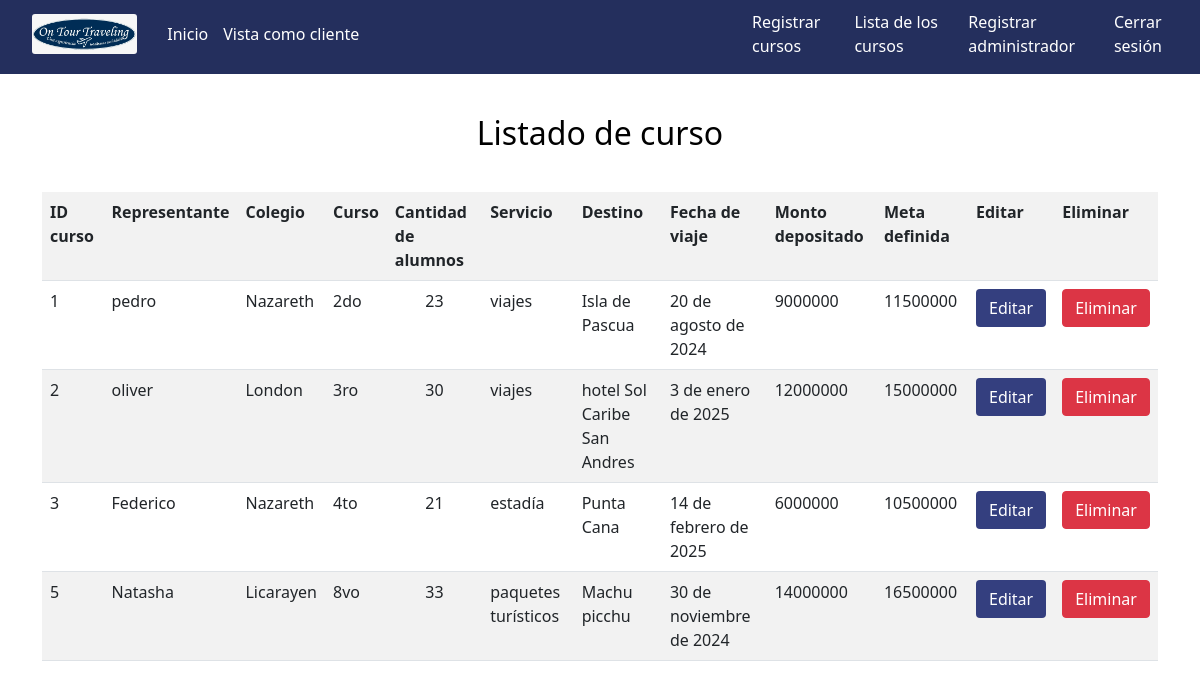
Page /list_course/ (signed in) on the committed database.
### app_on_tour/models.py (models this page shows)
class Curso(models.Model):
    colegio = models.CharField(max_length=100)
    nivel_curso = models.CharField(max_length=100)
    cantidad_alumnos = models.IntegerField()
    servicio = models.CharField(max_length=100)
    destino = models.CharField(max_length=100)
    fecha_viaje = models.DateField()
    monto_depositado = models.IntegerField()
    meta_monto = models.IntegerField()
    id_cliente = models.ForeignKey(User,on_delete=models.CASCADE)

### app_on_tour/views.py (the view)
# urls.py: path('list_course/', views.list_course, name='list_course'),
def list_course(request):
    cursos = { 'cursos': Curso.objects.all() }
    return render(request, 'admin/list_course.html', cursos)

### app_on_tour/templates/admin/list_course.html
{% extends "admin/base_admin.html" %}
{% block content %}
    <h2 class="h2-course">Listado de curso</h2>
    <table class="table table-striped table-hover">
            <tr>
                <th>ID curso</th>
                <th>Representante</th>
                <th>Colegio</th>
                <th>Curso</th>
                <th>Cantidad de alumnos</th>
                <th>Servicio</th>
                <th>Destino</th>
                <th>Fecha de viaje</th>
                <th>Monto depositado</th>
                <th>Meta definida</th>
                <th>Editar</th>
                <th>Eliminar</th>
            </tr>
        {% for curso in cursos %}
            <tr>
                <td>{{curso.id}}</td>
                <td>{{curso.id_cliente.username}}</td>
                <td>{{curso.colegio}}</td>
                <td>{{curso.nivel_curso}}</td>
                <td class="cantidad-alumnos">{{curso.cantidad_alumnos}}</td>
                <td>{{curso.servicio}}</td>
                <td>{{curso.destino}}</td>
                <td>{{curso.fecha_viaje}}</td>
                <td>{{curso.monto_depositado}}</td>
                <td>{{curso.meta_monto}}</td>
                <td><a href="{% url 'edit_reg' curso.id %}"><button type="button" class="btn  btn-edit">Editar</button></a></td>
                <td><a href="{% url 'delete_reg' curso.id %}"><button type="button" class="btn btn-danger">Eliminar</button></a></td>
            </tr>
        {% endfor %}
    </table>
{% endblock %}

### app_on_tour/static/css/admin_styles.css (style rules this page uses)
body { color: black; }
h2 { text-align: center; }
.h2-course { margin: 40px 0px; }
.cantidad-alumnos { text-align: center; }
.btn-edit { background-color: #343f7f; color: #fff; }

### rows in the picture
Curso: id "1", id_cliente.username "pedro", colegio "Nazareth", nivel_curso "2do", cantidad_alumnos "23", servicio "viajes", destino "Isla de Pascua", fecha_viaje "20 de agosto de 2024", monto_depositado "9000000", meta_monto "11500000"
Curso: id "2", id_cliente.username "oliver", colegio "London", nivel_curso "3ro", cantidad_alumnos "30", servicio "viajes", destino "hotel Sol Caribe San Andres", fecha_viaje "3 de enero de 2025", monto_depositado "12000000", meta_monto "15000000"
Curso: id "3", id_cliente.username "Federico", colegio "Nazareth", nivel_curso "4to", cantidad_alumnos "21", servicio "estadía", destino "Punta Cana", fecha_viaje "14 de febrero de 2025", monto_depositado "6000000", meta_monto "10500000"
Curso: id "5", id_cliente.username "Natasha", colegio "Licarayen", nivel_curso "8vo", cantidad_alumnos "33", servicio "paquetes turísticos", destino "Machu picchu", fecha_viaje "30 de noviembre de 2024", monto_depositado "14000000", meta_monto "16500000"
